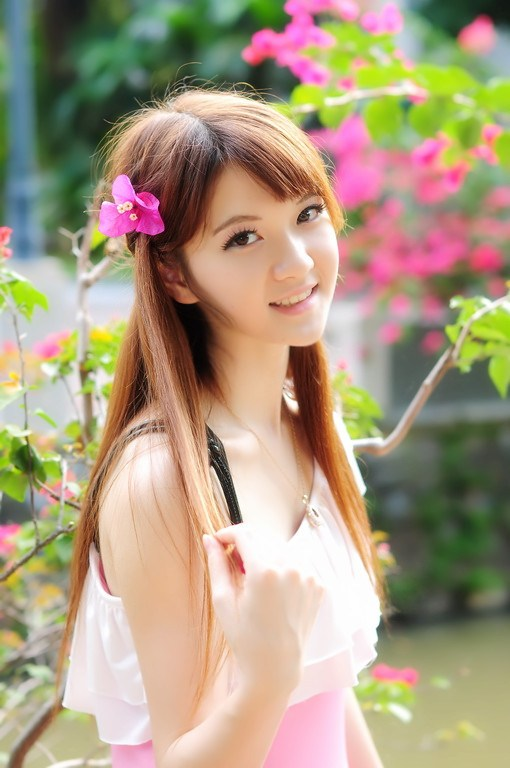
#> input picture pil/hu.jpg, 510 x 768 px
$ python convert.py
#> lines starting #> are read from the running program, lines starting #| are printed output that depends on the picture
# coding:utf-8

import Image, ImageFilter

"""
色彩空间的变换，convert函数可以用来将图像转换为不同的色彩模式
"""

image = Image.open('hu.jpg')
#> image is the input picture: PIL image 510x768 RGB; mean R, G, B 171.7, 155.2, 129.4
# image.filter(ImageFilter.DETAIL).show() # 真实效果展现
# image.filter(ImageFilter.BLUR).show()   # 以模糊化的效果展现
# image.filter(ImageFilter.CONTOUR).show()  # 以铅笔画的效果展现
# image.filter(ImageFilter.FIND_EDGES).show()  # 以铅笔画黑色背景展示
# image.filter(ImageFilter.EDGE_ENHANCE).show()  # 线条高亮的显示效果
# image.filter(ImageFilter.EDGE_ENHANCE_MORE).show()  # 强化线条高亮
# image.filter(ImageFilter.EMBOSS).show()  # 浮雕效果
# image.filter(ImageFilter.GaussianBlur).show()  # 也是模糊化的显示效果
# image.filter(ImageFilter.SMOOTH_MORE).show()
# image.filter(ImageFilter.GaussianBlur).save('Filter/GaussianBlur.jpg','jpeg')
image.transpose(Image.FLIP_LEFT_RIGHT).save('left_to_right.jpg','jpeg')
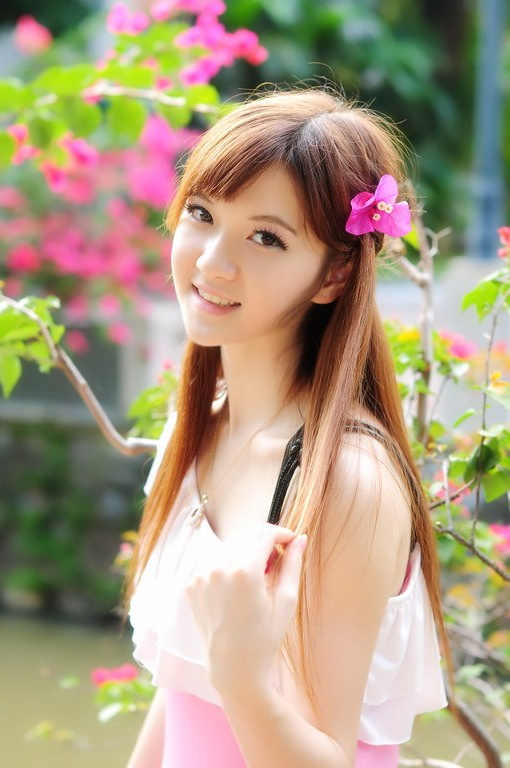
#> saved as left_to_right.jpg: PIL image 510x768 RGB; mean R, G, B 171.7, 155.2, 129.4

$ run again, with pil/koera.jpg copied over pil/hu.jpg
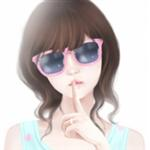
#> input picture pil/koera.jpg, 150 x 150 px
#> image is the input picture: PIL image 150x150 RGB; mean R, G, B 204, 195.8, 194.4
#> `image.transpose(Image.FLIP_LEFT_RIGHT).save('left_to_right.jpg','jpeg')`:
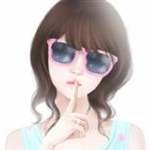
#> saved as left_to_right.jpg: PIL image 150x150 RGB; mean R, G, B 204, 195.8, 194.4
